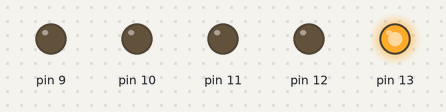
A sketch run on a simulated Arduino Uno, built with avr-gcc and run on an emulated ATmega328P. On the bench: output pins drawn as LEDs (lit = HIGH).

Above: at 0.05 s.
At 0.25 s:
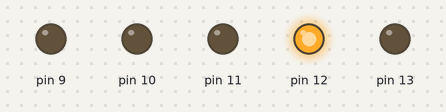
At 0.65 s:
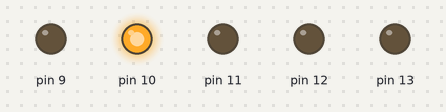
At 0.75 s:
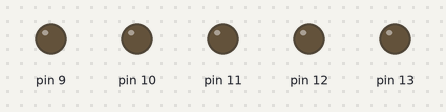
At 1.45 s:
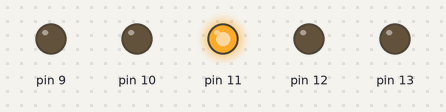
At 2.85 s:
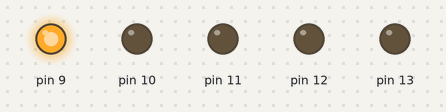
Timing chart, 0 to 3.1 s (numbered marks = the images above):
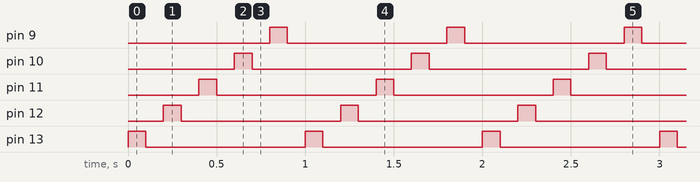

Measured:
- by itself, pin 9–13: alternates HIGH for 0.10 s and LOW for 0.90 s
- by itself, everything shown: repeats every 1.0 s, in 10 steps

The sketch:

led_rouge_basique__alume_delay_.ino
```cpp
//const int led_1 = 13;
//const int led_2 = 12;
//const int led_3 = 11;
//const int led_4 = 10;
//const int led_5 = 9;

void setup()
{
  for (int L = 13; L >= 9 ; L--)
  {
    pinMode(L, OUTPUT);

  }

}

void loop()
{

  for (int i = 100; i >= 20; i = i - 20)
    if (i > 80)
    {

      {
        for (int L = 13; L >= 9 ; L--)
        {
          digitalWrite(L, HIGH);
          delay(i);
          digitalWrite(L, LOW);
          delay(i);
        }

      }
    }
    else
    {
      for (int L = 13; L >= 9 ; L--)
      {
        digitalWrite(L, LOW);
      }
    }
}
```
